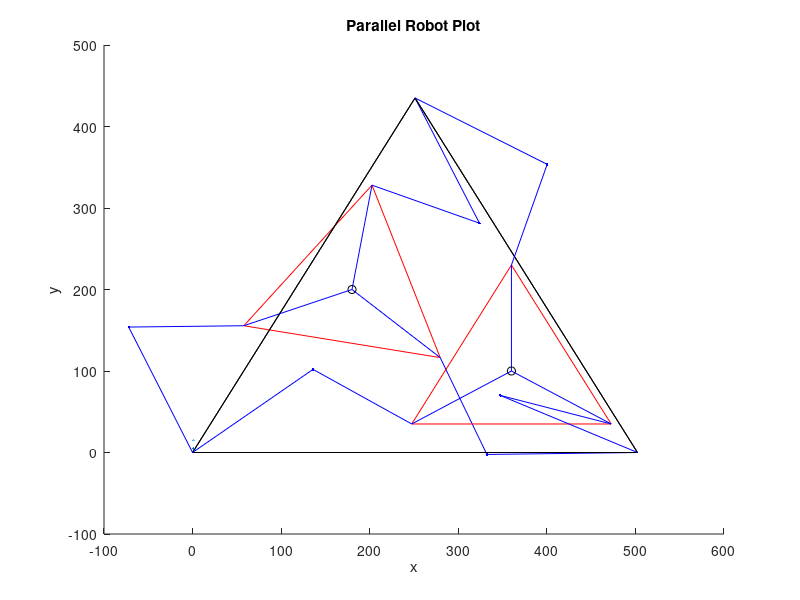

Reproduce this figure in MATLAB.
clear all;
clc;
clf;


%  Defined robot dimensions
Sa=170;
L=130;
Rplatform = 130;
Rbase =290;



% Define the base positions
xbase1 = 0;   % Bottom left
ybase1 = 0;

xbase2 = Rbase*sqrt(3);  % Bottom Right
ybase2 = 0;

xbase3 = xbase2/2;            % Top 
ybase3 = xbase2*sind(60);

% X and Y end effector positions
x_centre = [180 360];
y_centre = [200 100];


% Platform orientation
alpha = [-10 0];  


for n = 1:2    % 2 as specified in question

    a = deg2rad(alpha(n)); 



% angle between ee-base point & x axis
psi1= a + (pi/6);
psi2 = a +(5*pi/6);
psi3 = (a - (pi/2));


xplat1 = x_centre(n) -Rplatform*cos(psi1);  % btm left
yplat1 = y_centre(n) -Rplatform*sin(psi1);

xplat2 = x_centre(n) -Rplatform*cos(psi2); % btm right
yplat2 = y_centre(n) -Rplatform*sin(psi2);

xplat3 = x_centre(n) -Rplatform*cos(psi3); % Top
yplat3 = y_centre(n) -Rplatform*sin(psi3);

% Link1 - Bottom Left

%Difference in x and y postions between plat and base
 delta_y1 = yplat1 - ybase1;
 delta_x1 = xplat1 - xbase1;

 angle_base_ee1 = atan2(delta_y1,delta_x1);

 %Cosine law on inner triangle
 angle_ee_joint1 = ((Sa^2 - L^2+delta_x1^2+delta_y1^2)/(2*Sa*sqrt(delta_x1^2+delta_y1^2)));
 angle_ee_joint1 = acos(angle_ee_joint1);

 q11= angle_base_ee1+angle_ee_joint1;
 q12 = angle_base_ee1-angle_ee_joint1;
 q11 = rad2deg(q11);
 q12 = rad2deg(q12);

 % Link2 - Bottom Right
 delta_y2 = yplat2-ybase2;
 delta_x2 = xplat2 -xbase2;

 angle_base_ee2 = atan2(delta_y2,delta_x2);
 angle_ee_joint2 = ((Sa^2 - L^2+delta_x2^2+delta_y2^2)/(2*Sa*sqrt(delta_x2^2+delta_y2^2)));
 angle_ee_joint2 = acos(angle_ee_joint2);

 q21= angle_base_ee2+angle_ee_joint2;
 q22 = angle_base_ee2-angle_ee_joint2;
 q21 = rad2deg(q21);
 q22 = rad2deg(q22);


 % Link 3 - Top
 delta_y3 = ybase3-yplat3;
 delta_x3 = xbase3 - xplat3;

 angle_base_ee3 = atan2(delta_y3,delta_x3) -pi;
 angle_ee_joint3 = ((Sa^2 - L^2+delta_x3^2+delta_y3^2)/(2*Sa*sqrt(delta_x3^2+delta_y3^2)));
 angle_ee_joint3 = acos(angle_ee_joint3);

 q31 = (angle_base_ee3+angle_ee_joint3);
 q32 = (angle_base_ee3-angle_ee_joint3);
 q31 = rad2deg(q31);
 q32 = rad2deg(q32);

 %Draw Links
 x_joint_11 = xbase1 + Sa*cosd(q11);
 y_joint_11 = ybase1 + Sa*sind(q11);
 x_joint_21 = xbase2 + Sa*cosd(q21);
 y_joint_21 = ybase2 + Sa*sind(q21);
 x_joint_31 = xbase3 + Sa*cosd(q31);
 y_joint_31 = ybase3 + Sa*sind(q31);


 %Draw Platform Triangle
 line([xplat1 xplat2], [yplat1 yplat2],'Color','r')
 line([xplat2 xplat3], [yplat2 yplat3],'Color','r')
 line([xplat3 xplat1], [yplat3 yplat1],'Color','r')
 hold on

 %Draw Base Triangle
 line([xbase1 xbase2], [ybase1 ybase2],'Color','k')
 line([xbase2 xbase3], [ybase2 ybase3],'Color','k')
 line([xbase3 xbase1], [ybase3 ybase1],'Color','k')

%Draw Links
 line([xbase1 x_joint_11], [ybase1 y_joint_11],'Color','b')
 line([x_joint_11 xplat1], [y_joint_11 yplat1],'Color','b')
 line([xplat1 x_centre(n)], [yplat1 y_centre(n)],'Color','b')


 line([xbase2 x_joint_21], [ybase2 y_joint_21],'Color','b')
 line([x_joint_21 xplat2], [y_joint_21 yplat2],'Color','b')
 line([xplat2 x_centre(n)], [yplat2 y_centre(n)],'Color','b')


 line([xbase3 x_joint_31], [ybase3 y_joint_31],'Color','b')
 line([x_joint_31 xplat3], [y_joint_31 yplat3],'Color','b')
 line([xplat3 x_centre(n)], [yplat3 y_centre(n)],'Color','b')


 plot([x_joint_11 x_joint_21 x_joint_31], [y_joint_11 y_joint_21 y_joint_31],'.','Color','b', MarkerSize= 15);
 plot([x_centre(n)], [y_centre(n)],'o','Color','k', MarkerSize= 5);


  % Add labels and a title
    xlabel('x')
    ylabel('y')

 title('Parallel Robot Plot')
            

 end
